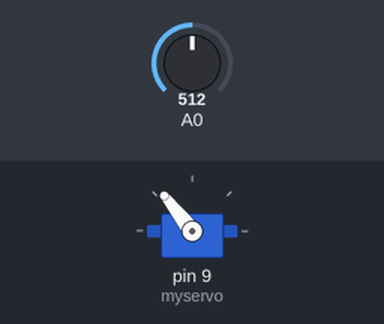
A sketch run on a simulated Arduino Uno, built with avr-gcc and run on an emulated ATmega328P. On the bench: servo. The test bench sets the inputs (shaded band); at power-on: A0 = 512.

Above: at 1.2 s.
1.3 s: A0 set to 716
At 2.3 s:
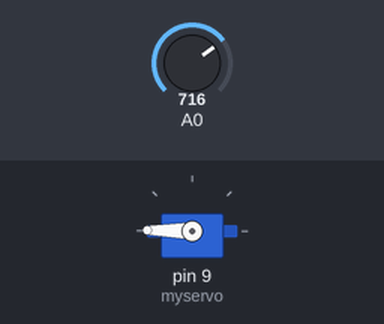
2.8 s: A0 set to 900
At 3.5 s:
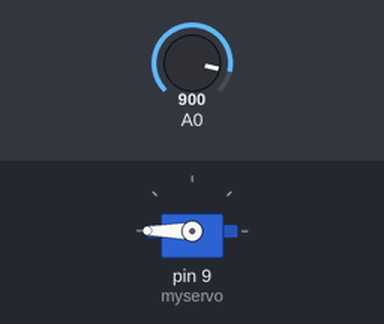
4.3 s: A0 set to 306
At 4.6 s:
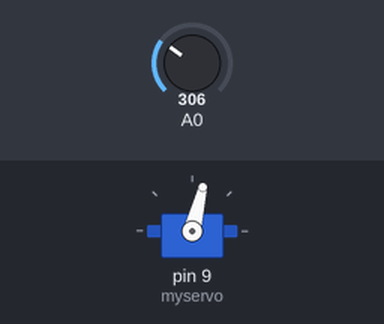
5.8 s: A0 set to 122
At 6.9 s:
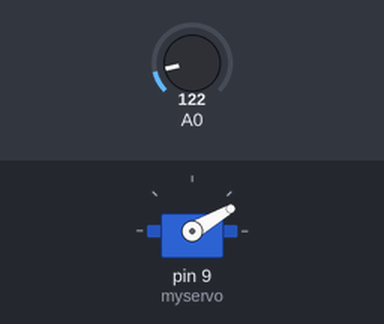
7.3 s: A0 set to 0
At 8.1 s:
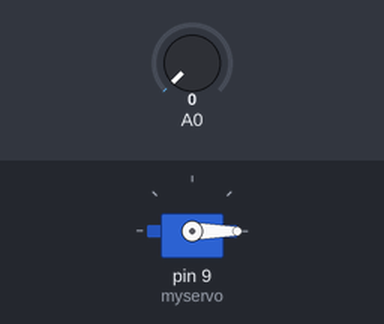
8.8 s: A0 set to 1023
At 9.2 s:
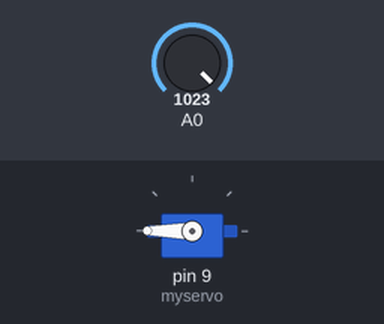
Timing chart, 0 to 11.3 s (numbered marks = the images above; inputs shaded):
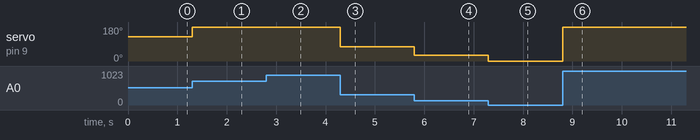

The sketch:

servo_test.ino
```cpp
#include <Servo.h>
Servo myservo;
int x;
void setup() {
  pinMode(A0, INPUT);
  myservo.attach(9);
  // put your setup code here, to run once:

}

void loop() {
  x = analogRead(A0);
  myservo.write(x/4);
  // put your main code here, to run repeatedly:

}
```

Measured:
- after the input at 1.3 s, servo on pin 9 (myservo): 128° → 179° at once
- after the input at 2.8 s, servo on pin 9 (myservo): 179° → 180° at once
- after the input at 4.3 s, servo on pin 9 (myservo): 180° → 76° at once
- after the input at 5.8 s, servo on pin 9 (myservo): 76° → 30° at once
- after the input at 7.3 s, servo on pin 9 (myservo): 30° → 0° at once
- after the input at 8.8 s, servo on pin 9 (myservo): 0° → 180° at once
